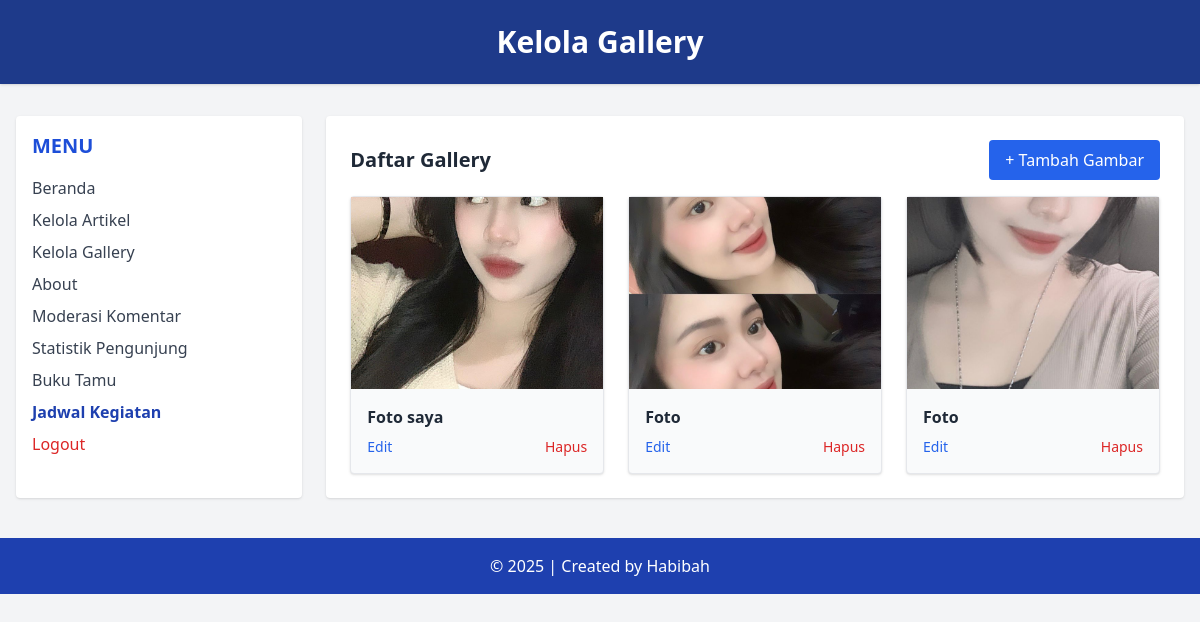
The app's page /admin/data_gallery.php (signed in) with its own data.
### tables this page shows
CREATE TABLE `tbl_gallery` (
  `id_gallery` int(5) NOT NULL,
  `judul` varchar(255) NOT NULL,
  `foto` varchar(255) NOT NULL
);

### admin/data_gallery.php (the view, shortened to what this page needs)
<?php
include('../koneksi.php');
?>
<!DOCTYPE html>
<html lang="en">
<head>
    <script src="https://cdn.tailwindcss.com"></script>
</head>
<body class="bg-gray-100 min-h-screen">
    <header class="bg-blue-900 text-white text-center py-6 shadow">
        <h1 class="text-3xl font-bold">Kelola Gallery</h1>
    </header>
    <div class="flex max-w-7xl mx-auto mt-8 px-4">
        <aside class="w-1/4 bg-white rounded shadow p-4">
            <h2 class="text-xl font-semibold text-blue-700 mb-4 textcenter">MENU</h2>
            <ul class="space-y-2 text-gray-700">
                <li><a href="beranda_admin.php" class="block hover:text-blue-600">Beranda</a></li>
                <li><a href="data_artikel.php" class="block hover:text-blue-600">Kelola Artikel</a></li>
                <li><a href="data_gallery.php" class="block hover:text-blue-600">Kelola Gallery</a></li>
                <li><a href="about.php" class="block hover:text-blue-600">About</a></li>
                <li><a href="data_komentar.php" class="block hover:text-blue-600">Moderasi Komentar</a></li>
                <li><a href="statistik.php" class="block hover:text-blue-600">Statistik Pengunjung</a></li>
                <li><a href="data_pesan.php" class="block hover:text-blue-600">Buku Tamu</a></li>
                <li><a href="data_kegiatan.php" class="block font-semibold text-blue-800">Jadwal Kegiatan</a></li>
                <li>
                    <a href="logout.php" onclick="return confirm('Apakah anda yakin ingin keluar?');"
                        class="block text-red-600 hover:underline font-medium">Logout</a>
                </li>
            </ul>
        </aside>
        <main class="w-3/4 bg-white rounded shadow p-6 ml-6">
            <div class="flex justify-between items-center mb-4">
                <h2 class="text-xl font-bold text-gray-800">Daftar Gallery</h2>
                <a href="add_gallery.php"
                    class="bg-blue-600 text-white px-4 py-2 rounded hover:bg-blue-700
transition">+ Tambah Gambar</a>
            </div>
            <div class="grid grid-cols-1 sm:grid-cols-2 md:grid-cols-3 gap-6">
                <?php
                $sql = "SELECT * FROM tbl_gallery";
                $query = mysqli_query($db, $sql);
                while ($data = mysqli_fetch_array($query)) {
                    echo "<div class='bg-gray-50 border rounded shadow overflowhidden'>";
                    echo "<img src='../images/{$data['foto']}' class='w-full h-48
object-cover'>";
                    echo "<div class='p-4'>";
                    echo "<p class='font-semibold text-gray-800 mb-2'>" .
                        htmlspecialchars($data['judul']) . "</p>";
                    echo "<div class='flex justify-between text-sm'>";
                    echo "<a href='edit_gallery.php?id_gallery={$data['id_gallery']}'
class='text-blue-600 hover:underline'>Edit</a>";
                    echo "<a
href='delete_gallery.php?id_gallery={$data['id_gallery']}' onclick='return
confirm(\"Yakin ingin menghapus?\")' class='text-red-600
hover:underline'>Hapus</a>";
                    echo "</div>";
                    echo "</div></div>";
                }
                ?>
            </div>
        </main>
    </div>
    <footer class="bg-blue-800 text-white text-center py-4 mt-10">
        &copy; <?php echo date('Y'); ?> | Created by Habibah
    </footer>
</body>
</html>

### records on screen
tbl_gallery: foto (picture), judul "Foto saya"
tbl_gallery: foto (picture), judul "Foto"
tbl_gallery: foto (picture), judul "Foto"
